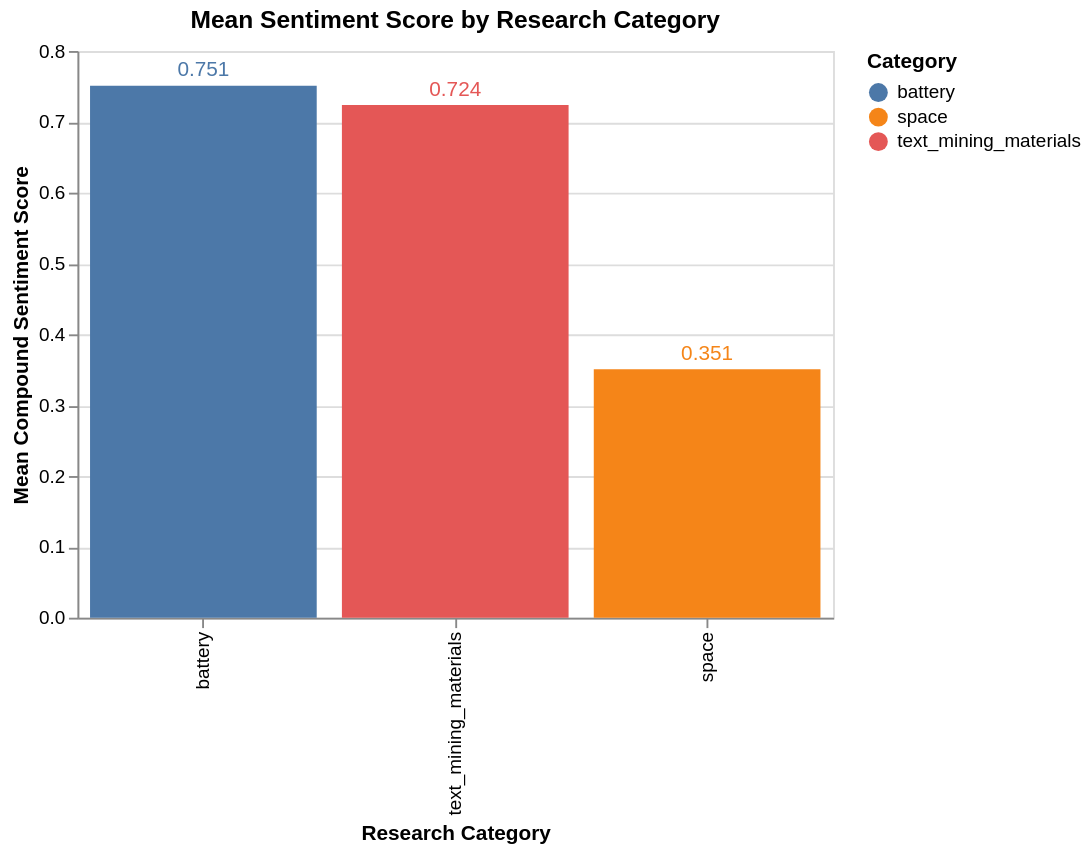

The cell this chart's notebook holds for it:
### Markdown cell above
VADER sentiment analysis was applied to all 1,400 raw abstracts. The results reveal a strongly positive sentiment profile across the entire corpus. The mean compound score is 0.574 and the median score is 0.827, indicating that the majority of scientific abstracts carry strong positive sentiment. Of the 1,400 documents, 1,165 (83.2%) are classified as Positive, 176 (12.6%) as Negative, and only 59 (4.2%) as Neutral. This overwhelming positivity is consistent with academic writing conventions — researchers frame their abstracts to emphasize novelty, achievement, and improvement to attract readers and convince reviewers of their work's significance. This finding directly supports the observation made by Tshitoyan et al. (2019) that scientific abstracts tend to emphasize positive relationships, which they noted actually aided their Word2Vec predictions. The wide standard deviation (0.518) indicates substantial variation — some papers are extremely positive while others carry genuinely negative sentiment, likely those reporting on system failures, safety risks, or field-wide challenges.

### Code cell
# --- Chart: Mean Compound Sentiment Score by Category ---

mean_sentiment = sentiment_df.groupby('category')['compound'].mean().reset_index()
mean_sentiment.columns = ['category', 'mean_compound']

chart_sent_cat = alt.Chart(mean_sentiment).mark_bar().encode(
    x=alt.X('category:N', title='Research Category', sort='-y'),
    y=alt.Y('mean_compound:Q', title='Mean Compound Sentiment Score'),
    color=alt.Color('category:N', legend=alt.Legend(title='Category')),
    tooltip=['category', 'mean_compound']
).properties(
    title='Mean Sentiment Score by Research Category',
    width=400,
    height=300
)

text_sent = chart_sent_cat.mark_text(dy=-8).encode(
    text=alt.Text('mean_compound:Q', format='.3f')
)

(chart_sent_cat + text_sent)

### Figure 1 — Vega specification as saved in the notebook (floating-point values rounded to 4 significant figures)
{"$schema": "https://vega.github.io/schema/vega/v5.json", "data": [{"name": "source_0"}, {"name": "data_1", "values": [{"category": "battery", "mean_compound": 0.7511, "mean_compound_end": 0.7511, "mean_compound_start": 0.0}, {"category": "space", "mean_compound": 0.3509, "mean_compound_end": 0.3509, "mean_compound_start": 0.0}, {"category": "text_mining_materials", "mean_compound": 0.7237, "mean_compound_end": 0.7237, "mean_compound_start": 0.0}]}, {"name": "data_2", "values": [{"category": "battery", "mean_compound": 0.7511}, {"category": "space", "mean_compound": 0.3509}, {"category": "text_mining_materials", "mean_compound": 0.7237}]}, {"name": "source_0_x_domain_category", "values": [{"category": "battery", "sort_field": 0.7511}, {"category": "space", "sort_field": 0.3509}, {"category": "text_mining_materials", "sort_field": 0.7237}]}, {"name": "data_1_color_domain_category_0", "values": [{"category": "battery"}, {"category": "space"}, {"category": "text_mining_materials"}]}, {"name": "data_2_color_domain_category_1", "values": [{"category": "battery"}, {"category": "space"}, {"category": "text_mining_materials"}]}], "marks": [{"type": "rect", "name": "layer_0_marks", "from": {"data": "data_1"}, "encode": {"update": {"fill": {"field": "category", "scale": "color"}, "tooltip": {"signal": "{\"category\": isValid(datum[\"category\"]) ? datum[\"category\"] : \"\"+datum[\"category\"], \"mean_compound\": format(datum[\"mean_compound\"], \"\")}"}, "y": {"field": "mean_compound_end", "scale": "y"}, "x": {"field": "category", "scale": "x"}, "y2": {"field": "mean_compound_start", "scale": "y"}, "width": {"signal": "max(0.25, bandwidth('x'))"}}}, "style": ["bar"]}, {"type": "text", "name": "layer_1_marks", "from": {"data": "data_2"}, "encode": {"update": {"dy": {"value": -8}, "x": {"field": "category", "scale": "x", "band": 0.5}, "y": {"field": "mean_compound", "scale": "y"}, "align": {"value": "center"}, "text": {"signal": "format(datum[\"mean_compound\"], \".3f\")"}, "baseline": {"value": "middle"}, "tooltip": {"signal": "{\"category\": isValid(datum[\"category\"]) ? datum[\"category\"] : \"\"+datum[\"category\"], \"mean_compound\": format(datum[\"mean_compound\"], \"\")}"}, "fill": {"field": "category", "scale": "color"}}}, "style": ["text"]}], "scales": [{"name": "x", "type": "band", "domain": {"data": "source_0_x_domain_category", "field": "category", "sort": {"op": "max", "field": "sort_field", "order": "descending"}}, "range": [0, {"signal": "width"}], "paddingOuter": 0.05, "paddingInner": 0.1}, {"name": "y", "type": "linear", "domain": {"fields": [{"data": "data_1", "field": "mean_compound_start"}, {"data": "data_1", "field": "mean_compound_end"}, {"data": "data_2", "field": "mean_compound"}]}, "range": [{"signal": "height"}, 0], "nice": true, "zero": true}, {"name": "color", "type": "ordinal", "domain": {"fields": [{"data": "data_1_color_domain_category_0", "field": "category"}, {"data": "data_2_color_domain_category_1", "field": "category"}], "sort": true}, "range": "category"}], "axes": [{"scale": "y", "orient": "left", "tickCount": {"signal": "ceil(height/40)"}, "labels": false, "ticks": false, "zindex": 0, "gridScale": "x", "grid": true, "aria": false, "maxExtent": 0, "minExtent": 0, "domain": false}, {"scale": "x", "grid": false, "title": "Research Category", "labelAlign": "right", "orient": "bottom", "labelAngle": 270, "zindex": 0, "labelBaseline": "middle"}, {"scale": "y", "tickCount": {"signal": "ceil(height/40)"}, "title": "Mean Compound Sentiment Score", "orient": "left", "grid": false, "labelOverlap": true, "zindex": 0}], "title": {"text": "Mean Sentiment Score by Research Category", "frame": "group"}, "style": "cell", "width": 400, "legends": [{"title": "Category", "fill": "color", "symbolType": "circle"}], "padding": 5, "height": 300, "background": "white"}
